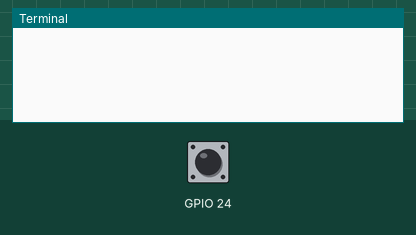
Recording of a program running on a simulated Raspberry Pi (BCM pin numbers). Shown: the last lines printed to the terminal. Inputs (shaded band) come from the test bench; at power-on: GPIO 24 LOW.

Above: at 1.2 s.
1.3 s: GPIO 24 pulled HIGH for 0.15 s
At 1.7 s:
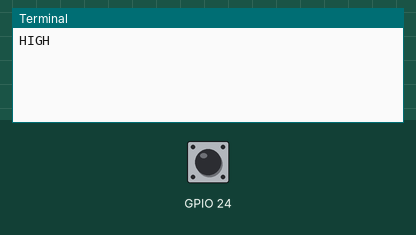
2.9 s: GPIO 24 pulled HIGH for 1 s
At 4.1 s:
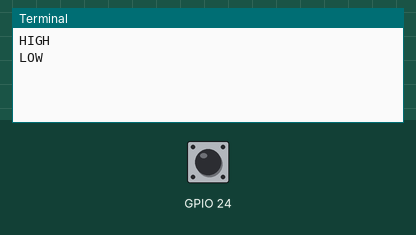

The program:

inputtest.py
```python
# coding: utf-8
import RPi.GPIO as GPIO
import time

portStatus = GPIO.LOW

def myCallBack(channel):
 global portStatus

 if channel == 24:
  if portStatus == GPIO.LOW:
   portStatus = GPIO.HIGH
   print("HIGH")
   #GPIO.output(25, GPIO.LOW)
  else:
   portStatus = GPIO.LOW
   print("LOW")
   #GPIO.output(25, GPIO.HIGH)

GPIO.setmode(GPIO.BCM)
#GPIO.setup(25, GPIO.OUT, initial=GPIO.LOW)
GPIO.setup(24, GPIO.IN, pull_up_down=GPIO.PUD_DOWN)
GPIO.add_event_detect(24, GPIO.RISING, callback=myCallBack, bouncetime=200)

try:
 while True:
  time.sleep(0.01)
except KeyboardInterrupt:
 GPIO.cleanup()
 
```

Measured:
- after the input at 1.3 s, the terminal: prints a new line at once (image 1)
- after the input at 2.9 s, the terminal: prints a new line at once (image 2)
